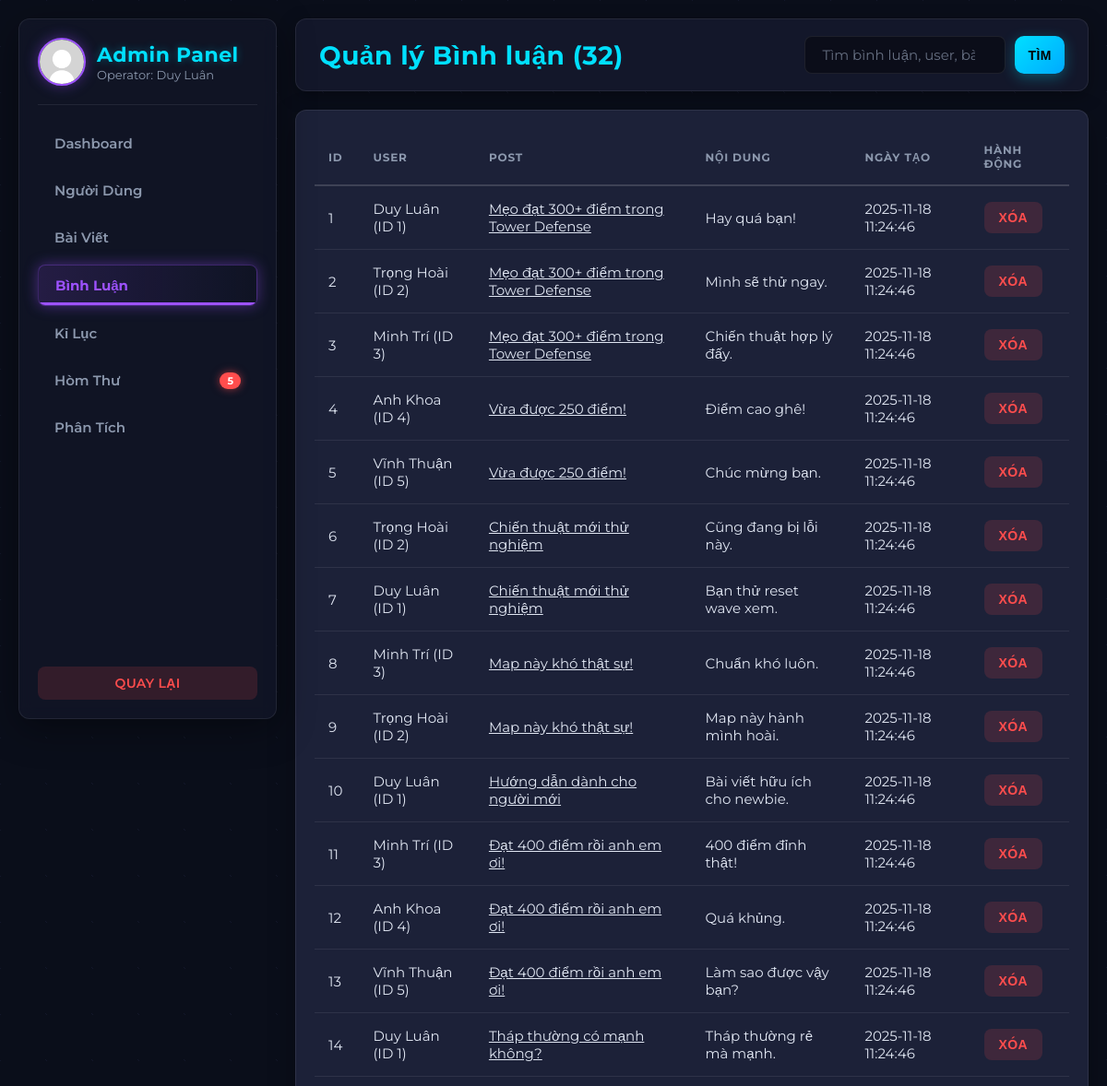
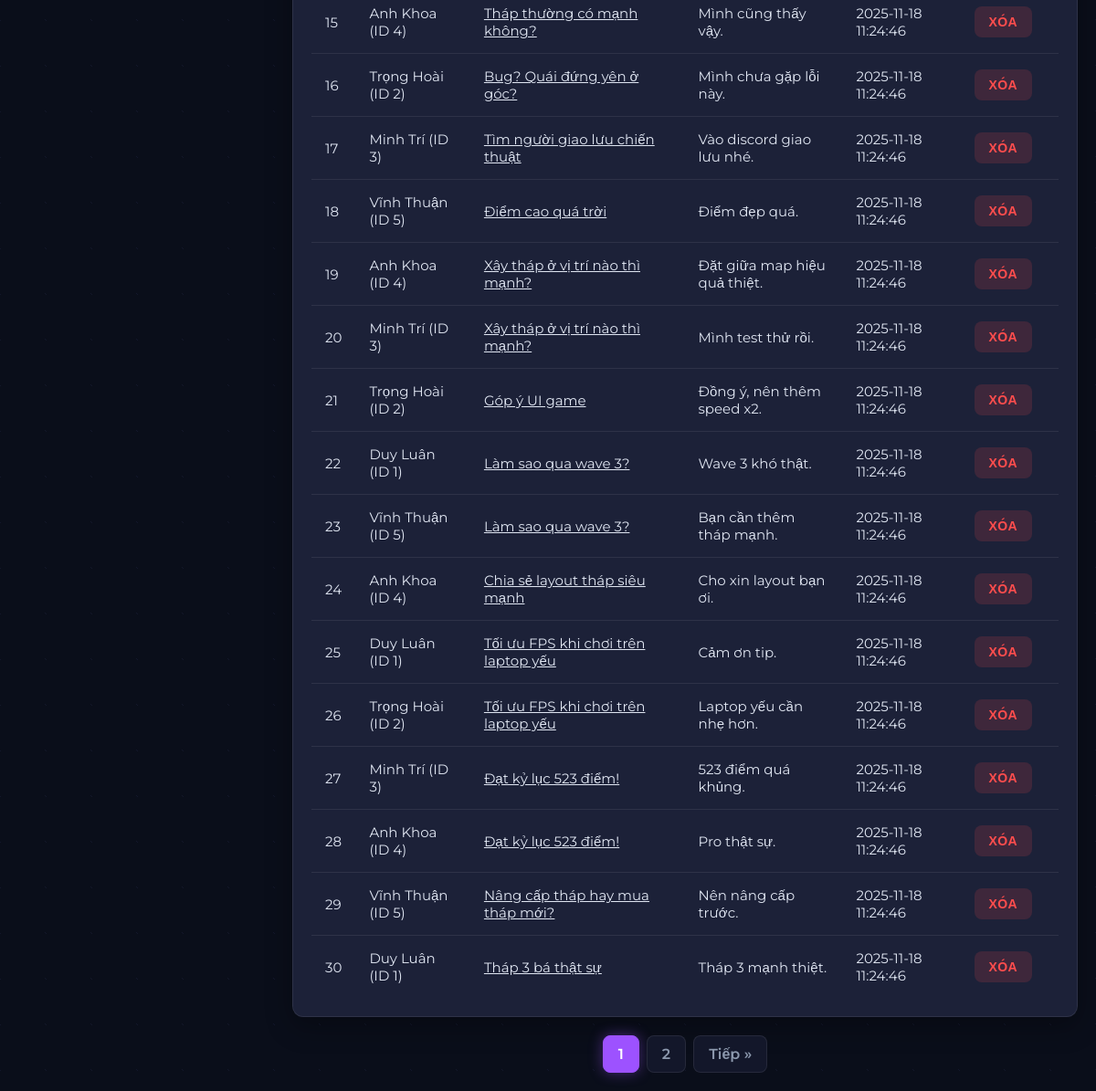
Screenshot of /admin/admin_comments.php (signed in) with the database file from the repository (2 pictures, top to bottom).
### tables this page shows
CREATE TABLE IF NOT EXISTS comments (
  id INT AUTO_INCREMENT PRIMARY KEY,
  post_id INT NOT NULL,
  user_id INT NOT NULL,
  content TEXT NOT NULL,
  parent_comment_id INT NULL DEFAULT NULL,
  is_reply TINYINT(1) NOT NULL DEFAULT 0,
  created_at TIMESTAMP DEFAULT CURRENT_TIMESTAMP,
  FOREIGN KEY (post_id) REFERENCES posts(id) ON DELETE CASCADE,
  FOREIGN KEY (user_id) REFERENCES users(id) ON DELETE CASCADE,
  FOREIGN KEY (parent_comment_id) REFERENCES comments(id) ON DELETE SET NULL
);

CREATE TABLE IF NOT EXISTS users (
  id INT AUTO_INCREMENT PRIMARY KEY,
  name VARCHAR(100),
  email VARCHAR(100) UNIQUE,
  password VARCHAR(255),
  avatar VARCHAR(255) DEFAULT 'uploads/avatar/default.png',
  secret_code VARCHAR(255) NOT NULL,
  bio VARCHAR(255) NULL DEFAULT NULL,
  created_at DATETIME DEFAULT CURRENT_TIMESTAMP,
  last_activity DATETIME NULL,
  role VARCHAR(20) NOT NULL DEFAULT 'user',
  last_login DATETIME NULL,
  is_locked TINYINT(1) NOT NULL DEFAULT 0
);

CREATE TABLE IF NOT EXISTS posts (
  id INT AUTO_INCREMENT PRIMARY KEY,
  user_id INT NOT NULL,
  title VARCHAR(200) NOT NULL,
  content TEXT,
  screenshot_url VARCHAR(255),
  featured TINYINT(1) NOT NULL DEFAULT 0,
  created_at TIMESTAMP DEFAULT CURRENT_TIMESTAMP,
  FOREIGN KEY (user_id) REFERENCES users(id) ON DELETE CASCADE
);

### admin/admin_comments.php (the view, shortened to what this page needs)
<?php
require_once __DIR__ . '/admin_header.php';
$limit = 30;
$page = max(1, intval($_GET['page'] ?? 1));
$offset = ($page - 1) * $limit;
$search = trim($_GET['search'] ?? "");
$whereSql = "";
$sqlCount = "
SELECT COUNT(*)
FROM comments c
LEFT JOIN users u ON u.id = c.user_id
LEFT JOIN posts p ON p.id = c.post_id
$whereSql
";
$stmt = $conn->prepare($sqlCount);
$stmt->execute();
$stmt->bind_result($total);
$totalPages = max(1, ceil($total / $limit));
$sql = "
SELECT c.id, c.content, c.created_at, c.post_id, c.user_id,
       u.name AS user_name, p.title AS post_title
FROM comments c
LEFT JOIN users u ON u.id = c.user_id
LEFT JOIN posts p ON p.id = c.post_id
$whereSql
ORDER BY c.created_at DESC
LIMIT $limit OFFSET $offset
";
$stmt = $conn->prepare($sql);
$stmt->execute();
$res = $stmt->get_result();
?>
<div class="header">
    <h1 style="margin:0">Quản lý Bình luận (<?= $total ?>)</h1>
    <form class="searchbar" method="get" style="margin:0;">
        <input type="search" name="search" placeholder="Tìm bình luận, user, bài viết..."
               value="<?= htmlspecialchars($search) ?>">
        <button type="submit" class="btn-neutral" style="border-radius:10px; padding: 10px 14px; border:0; cursor:pointer;">Tìm</button>
    </form>
</div>
<section class="table-wrap">
    <table class="table">
        <thead>
            <tr>
                <th>ID</th>
                <th>User</th>
                <th>Post</th>
                <th>Nội dung</th>
                <th>Ngày tạo</th>
                <th>Hành động</th>
            </tr>
        </thead>
        <tbody>
            <?php if ($res->num_rows > 0): ?>
                <?php while ($r = $res->fetch_assoc()): ?>
                <tr>
                    <td><?= $r['id'] ?></td>
                    <td><?= htmlspecialchars($r['user_name']) ?> (ID <?= $r['user_id'] ?>)</td>
                    <td>
                        <a href="../forum_view.php?id=<?= $r['post_id'] ?>"
                           style="color: var(--text); text-decoration: underline;">
                            <?= htmlspecialchars($r['post_title']) ?>
                        </a>
                    </td>
                    <td style="max-width: 300px; word-break: break-word;">
                        <?= nl2br(htmlspecialchars($r['content'])) ?>
                    </td>
                    <td style="color:var(--muted)"><?= $r['created_at'] ?></td>
                    <td>
                        <form method="post" style="display:inline">
                            <button class="btn-danger" name="action" value="delete" onclick="return confirm('Bạn có chắc muốn XÓA VĨNH VIỄN bình luận này?')">Xóa</button>
                        </form>
                    </td>
                </tr>
                <?php endwhile; ?>
            <?php endif; ?>
        </tbody>
    </table>
</section>
<div class="pagination">
    <?php for ($i = 1; $i <= $totalPages; $i++): ?>
        <?php if ($i == $page): ?>
            <span class="current"><?= $i ?></span>
        <?php else: ?>
            <a href="?page=<?= $i ?>&search=<?= urlencode($search) ?>"><?= $i ?></a>
        <?php endif; ?>
    <?php endfor; ?>
    <?php if ($page < $totalPages): ?>
        <a href="?page=<?= $page+1 ?>&search=<?= urlencode($search) ?>">Tiếp »</a>
    <?php endif; ?>
</div>
<?php
require_once __DIR__ . '/admin_footer.php';
?>

### admin/admin_header.php (style rules this page uses)
:root { --bg-body: #0a0e1a; --bg-panel: #13172a; --bg-card: #1c2138; --primary: #9d52ff; --primary-glow: rgba(157, 82, 255, 0.4); --secondary: #00e0ff; --secondary-glow: rgba(0, 224, 255, 0.3); --text-main: #e0e6f2; --text-muted: #8c98ad; --border-subtle: rgba(255, 255, 255, 0.08); --border-strong: rgba(255, 255, 255, 0.15); --danger: #ff4d4d; --warning: #ffb84d; --success: #4dff9c; --gap: 20px; --radius-soft: 8px; --radius-medium: 12px; }
* { box-sizing:border-box; }
body { margin:0; font-family: 'Montserrat', sans-serif; background-color: var(--bg-body); background-image: radial-gradient(circle at top left, var(--bg-panel) 1px, transparent 1px), radial-gradient(circle at bottom right, var(--bg-panel) 1px, transparent 1px), linear-gradient(rgba(10, 14, 26, 0.8), rgba(10, 14, 26, 0.8)); background-size: 50px 50px, 50px 50px, 100% 100%; color: var(--text-main); min-height: 100vh; }
h1, h2, h3 { font-weight: 700; letter-spacing: 0.5px; color: var(--text-main); }
.header { display:flex; justify-content:space-between; align-items:center; margin-bottom: var(--gap); background: var(--bg-panel); padding: 18px 25px; border-radius: var(--radius-medium); border: 1px solid var(--border-subtle); box-shadow: 0 5px 20px rgba(0,0,0,0.3); }
.header h1 { font-size: 28px; margin: 0; color: var(--secondary); }
.header form { display: flex; gap: 10px; }
.header input, .searchbar input, .search input { padding:10px 18px; border-radius: var(--radius-soft); border:1px solid var(--border-subtle); background: rgba(0,0,0,0.4); color: var(--text-main); outline: none; transition: border-color 0.3s, box-shadow 0.3s; font-family: 'Montserrat', sans-serif; font-size: 15px; }
.header input::placeholder { color: var(--text-muted); opacity: 0.7; }
.header button { background: linear-gradient(135deg, var(--secondary) 0%, #00aaff 100%); color: #000; border: none; padding: 10px 22px; border-radius: var(--radius-soft); cursor: pointer; font-weight: 700; text-transform: uppercase; letter-spacing: 0.5px; box-shadow: 0 4px 15px rgba(0, 224, 255, 0.3); transition: all 0.3s ease; }
.table-wrap { background: var(--bg-card); padding: var(--gap); border-radius: var(--radius-medium); border: 1px solid var(--border-subtle); box-shadow: 0 10px 30px rgba(0,0,0,0.3); }
.table { width:100%; border-collapse:collapse; color: var(--text-main); font-size:15px; }
.table th { text-align:left; padding:15px; color: var(--text-muted); text-transform: uppercase; font-size: 12px; letter-spacing: 0.8px; border-bottom: 2px solid var(--border-strong); }
.table td { padding:15px; border-bottom: 1px solid var(--border-subtle); vertical-align:middle; }
.table tr:last-child td { border-bottom: none; }
.actions button, .btn-danger, .btn-warning, .btn-neutral { border: 1px solid transparent; padding: 8px 15px; border-radius: var(--radius-soft); cursor:pointer; font-weight: 600; transition: all 0.2s ease-in-out; text-decoration: none; display: inline-block; font-size: 14px; text-transform: uppercase; letter-spacing: 0.3px; }
.btn-danger { background: rgba(255, 77, 77, 0.15); color: var(--danger); }
.btn-neutral { background: rgba(255,255,255,0.08); color: var(--text-main); }
.pagination { text-align: center; margin-top: var(--gap); display: flex; justify-content: center; gap: 8px; }
.pagination a, .pagination span { display: inline-block; padding: 10px 16px; border: 1px solid var(--border-subtle); color: var(--text-muted); text-decoration: none; background: var(--bg-panel); border-radius: var(--radius-soft); font-weight: 600; transition: all 0.2s; }
.pagination span.current { background: var(--primary); color: white; border-color: var(--primary); box-shadow: 0 0 15px var(--primary-glow); }

### rows the page displays
comments: id "1", user.name "Duy Luân", user "1", post.title "Mẹo đạt 300+ điểm trong Tower Defense", content "Hay quá bạn!", created_at "2025-11-18 11:24:46"
comments: id "2", user.name "Trọng Hoài", user "2", post.title "Mẹo đạt 300+ điểm trong Tower Defense", content "Mình sẽ thử ngay.", created_at "2025-11-18 11:24:46"
comments: id "3", user.name "Minh Trí", user "3", post.title "Mẹo đạt 300+ điểm trong Tower Defense", content "Chiến thuật hợp lý đấy.", created_at "2025-11-18 11:24:46"
comments: id "4", user.name "Anh Khoa", user "4", post.title "Vừa được 250 điểm!", content "Điểm cao ghê!", created_at "2025-11-18 11:24:46"
comments: id "5", user.name "Vĩnh Thuận", user "5", post.title "Vừa được 250 điểm!", content "Chúc mừng bạn.", created_at "2025-11-18 11:24:46"
comments: id "6", user.name "Trọng Hoài", user "2", post.title "Chiến thuật mới thử nghiệm", content "Cũng đang bị lỗi này.", created_at "2025-11-18 11:24:46"
comments: id "7", user.name "Duy Luân", user "1", post.title "Chiến thuật mới thử nghiệm", content "Bạn thử reset wave xem.", created_at "2025-11-18 11:24:46"
comments: id "8", user.name "Minh Trí", user "3", post.title "Map này khó thật sự!", content "Chuẩn khó luôn.", created_at "2025-11-18 11:24:46"
comments: id "9", user.name "Trọng Hoài", user "2", post.title "Map này khó thật sự!", content "Map này hành mình hoài.", created_at "2025-11-18 11:24:46"
comments: id "10", user.name "Duy Luân", user "1", post.title "Hướng dẫn dành cho người mới", content "Bài viết hữu ích cho newbie.", created_at "2025-11-18 11:24:46"
comments: id "11", user.name "Minh Trí", user "3", post.title "Đạt 400 điểm rồi anh em ơi!", content "400 điểm đỉnh thật!", created_at "2025-11-18 11:24:46"
comments: id "12", user.name "Anh Khoa", user "4", post.title "Đạt 400 điểm rồi anh em ơi!", content "Quá khủng.", created_at "2025-11-18 11:24:46"
comments: id "13", user.name "Vĩnh Thuận", user "5", post.title "Đạt 400 điểm rồi anh em ơi!", content "Làm sao được vậy bạn?", created_at "2025-11-18 11:24:46"
comments: id "14", user.name "Duy Luân", user "1", post.title "Tháp thường có mạnh không?", content "Tháp thường rẻ mà mạnh.", created_at "2025-11-18 11:24:46"
comments: id "15", user.name "Anh Khoa", user "4", post.title "Tháp thường có mạnh không?", content "Mình cũng thấy vậy.", created_at "2025-11-18 11:24:46"
comments: id "16", user.name "Trọng Hoài", user "2", post.title "Bug? Quái đứng yên ở góc?", content "Mình chưa gặp lỗi này.", created_at "2025-11-18 11:24:46"
comments: id "17", user.name "Minh Trí", user "3", post.title "Tìm người giao lưu chiến thuật", content "Vào discord giao lưu nhé.", created_at "2025-11-18 11:24:46"
comments: id "18", user.name "Vĩnh Thuận", user "5", post.title "Điểm cao quá trời", content "Điểm đẹp quá.", created_at "2025-11-18 11:24:46"
comments: id "19", user.name "Anh Khoa", user "4", post.title "Xây tháp ở vị trí nào thì mạnh?", content "Đặt giữa map hiệu quả thiệt.", created_at "2025-11-18 11:24:46"
comments: id "20", user.name "Minh Trí", user "3", post.title "Xây tháp ở vị trí nào thì mạnh?", content "Mình test thử rồi.", created_at "2025-11-18 11:24:46"
comments: id "21", user.name "Trọng Hoài", user "2", post.title "Góp ý UI game", content "Đồng ý, nên thêm speed x2.", created_at "2025-11-18 11:24:46"
comments: id "22", user.name "Duy Luân", user "1", post.title "Làm sao qua wave 3?", content "Wave 3 khó thật.", created_at "2025-11-18 11:24:46"
comments: id "23", user.name "Vĩnh Thuận", user "5", post.title "Làm sao qua wave 3?", content "Bạn cần thêm tháp mạnh.", created_at "2025-11-18 11:24:46"
comments: id "24", user.name "Anh Khoa", user "4", post.title "Chia sẻ layout tháp siêu mạnh", content "Cho xin layout bạn ơi.", created_at "2025-11-18 11:24:46"
comments: id "25", user.name "Duy Luân", user "1", post.title "Tối ưu FPS khi chơi trên laptop yếu", content "Cảm ơn tip.", created_at "2025-11-18 11:24:46"
comments: id "26", user.name "Trọng Hoài", user "2", post.title "Tối ưu FPS khi chơi trên laptop yếu", content "Laptop yếu cần nhẹ hơn.", created_at "2025-11-18 11:24:46"
comments: id "27", user.name "Minh Trí", user "3", post.title "Đạt kỷ lục 523 điểm!", content "523 điểm quá khủng.", created_at "2025-11-18 11:24:46"
comments: id "28", user.name "Anh Khoa", user "4", post.title "Đạt kỷ lục 523 điểm!", content "Pro thật sự.", created_at "2025-11-18 11:24:46"
comments: id "29", user.name "Vĩnh Thuận", user "5", post.title "Nâng cấp tháp hay mua tháp mới?", content "Nên nâng cấp trước.", created_at "2025-11-18 11:24:46"
comments: id "30", user.name "Duy Luân", user "1", post.title "Tháp 3 bá thật sự", content "Tháp 3 mạnh thiệt.", created_at "2025-11-18 11:24:46"

### other values shown
$_SESSION['user']['name'] "Duy Luân"
$unreadCount "5"
$total "32"
